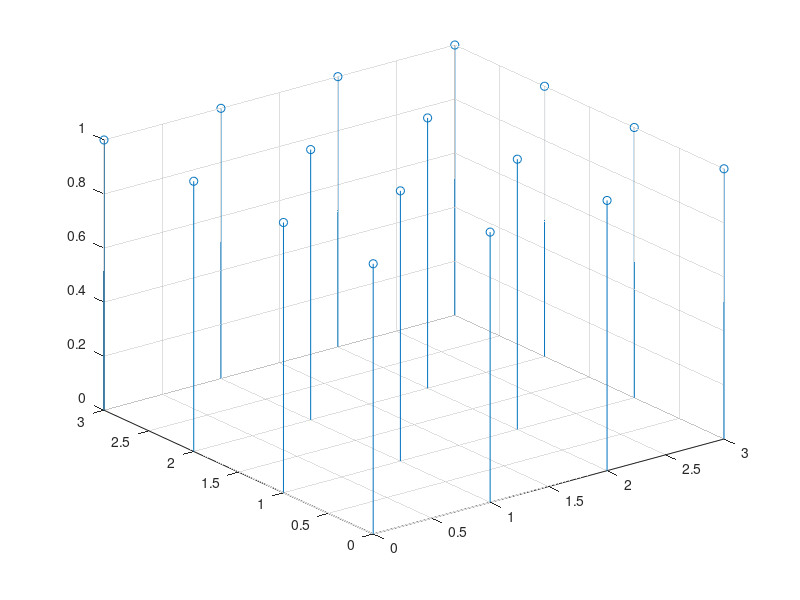
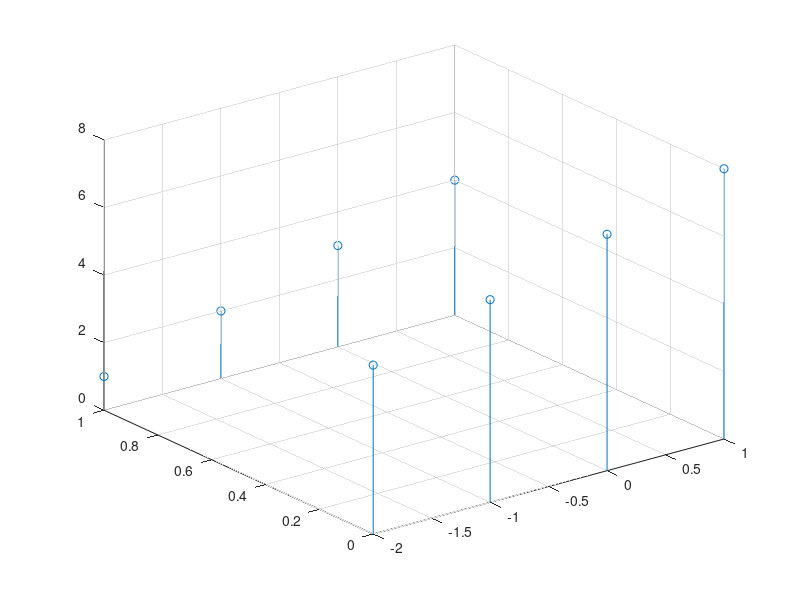
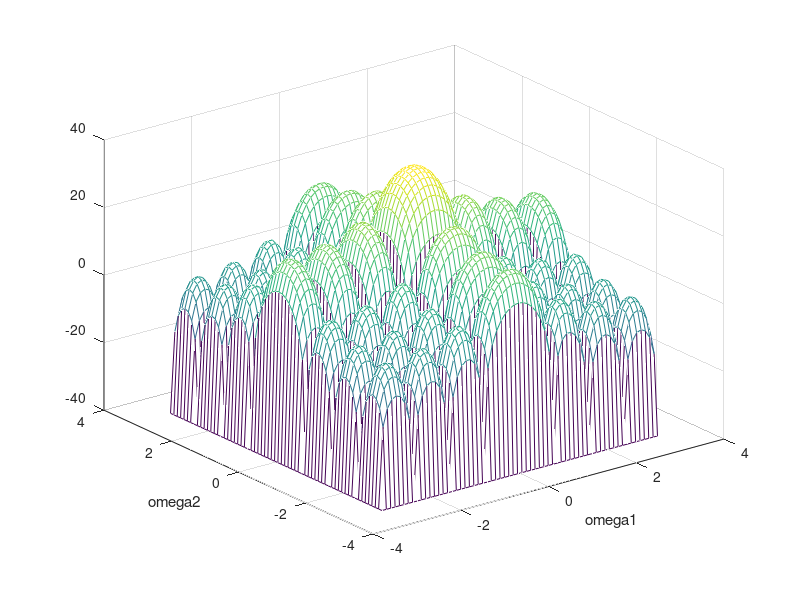

These charts were generated, in order, by the following MATLAB code: (Note: this script raises an error after producing the figures.)
%% pre assignment 1 Convolution

%data 2d in  space origin to matrix 1 conversion
clc;close all;clear all
 n1x=0:3;n2x=0:3;
[xx,yx]=meshgrid(n1x,n2x);
x=ones(length(n1x),length(n2x));
stem3(xx,yx,x); %input signal

n1h=-2:1;n2h=0:1;
[xh,yh]=meshgrid(n1h,n2h);
h=zeros(size(xh));
 h(1,1:4)=[5 6 7 8]; 
 h(2,1:4)=[1 2 3 4]; %colunms in matrix rows in space
  figure
stem3(xh,yh,h) %impulse signal
 y=conv2(x,h) %zero paddding conv
 
 display(y)
  n2o=0-2:3-2+2-1;n1o=0-2:3-2+4-1;
[xo,yo]=meshgrid(n1o,n2o);
figure
stem3(xo,yo,y);
% %seperability square shape with input sepration 4*1 and 1*4
%can we seperate input signal instead of impulse for compuatations
% y1=conv2(x(1,1:4),h)
% y2=conv2(x(1:4,1),y1)

%% Task 1 zero padding changes everything 
%impulse orgigin center
clc;clear all;close all;
x = ones(4); % Input signal
h = [5 6 7 8;1 2 3 4]; % Impulse response
c=conv2(x,h,'full')
cinput=conv2(x,h,'same') %performs by keeping origin at center without rotating
%The filter2 function filters data by taking the 2-D convolution 
%of the input X and the coefficient matrix H rotated 180 degrees.
%Specifically, filter2(H,X,shape) is equivalent to conv2(X,rot90(H,2),shape).
%B = rot90(A,k) rotates array A counterclockwise by k*90 degrees, where k is an integer.
%180 degrees clock and anticlock both same
f=filter2(h,x)




%% pre assignment 2 Fourier Transform

%% pra 2a
clc;close all;clear all
N1=16;
N2=8;
x=ones(N1,N2);
F1=zeros(N1);
F2=zeros(N2);
for k1=0:N1-1
    for n1=0:N1-1
         F1(k1+1,n1+1)=exp(-j*2*pi*k1*n1/N1); %twiddle factor
    end
end

for k2=0:N2-1            
    for n2=0:N2-1
        F2(k2+1,n2+1)=exp(-j*2*pi*k2*n2/N2);
        end;
end;

X=F1*x*F2;
Xa=abs(X)
X2=fft2(x)

%% pra 2b
N1=8;
N2=8;
w=ones(N1,N2);
W=fft2(w)

%% pra 2c
clc;close all;clear all
N1=8;
N2=8;
l1=1;l2=2;
w1=2*pi*l1/(N1);
w2=2*pi*l2/(N2);
n1=0:N1-1;n2=0:N2-1;
[n1,n2]=meshgrid(n1,n2)
x=cos(w1*n1+w2*n2)









%% task 2 fourier transform

%% 2a
clc;close all;clear all
N1=16;
N2=8;
x=ones(N1,N2);
F1=zeros(N1);
F2=zeros(N2);
for k1=0:N1-1
    for n1=0:N1-1
         F1(k1+1,n1+1)=exp(-j*2*pi*k1*n1/N1); %twiddle factor
    end
end

for k2=0:N2-1            
    for n2=0:N2-1
        F2(k2+1,n2+1)=exp(-j*2*pi*k2*n2/N2);
        end;
end;

X=F1*x*F2;
Xa=abs(X)
X2=fft2(x)

%% 2b
clc;close all;clear all
N1=8;
N2=8;
x=ones(N1,N2);
X=fft2(x,64,64);
ax=-pi:2*pi/63:pi;
colormap('default')
mesh(ax,ax,20*log10(abs(fftshift(X'))+0.01)) 
% the constant 0.01 will render a floor at -40dB
xlabel('omega1')
ylabel('omega2')


%% filter response
clc;close all;clear all
load hlp1.mat
N1=9;N2=9;
H=fft2(h,64,64)
ax=-pi:2*pi/63:pi;
colormap('default')
mesh(ax,ax,20*log10(abs(fftshift(H'))+0.01)) 
% the constant 0.01 will render a floor at -40dB
xlabel('omega1')
ylabel('omega2')


%% 2c

clc;close all;clear all
N1=64;
N2=64;
l1=8;l2=16;
w1=2*pi*l1/(N1);
w2=2*pi*l2/(N2);
n1=0:N1-1;n2=0:N2-1;
[n1,n2]=meshgrid(n1,n2)
x=cos(w1*n1+w2*n2)

figure
imshow(x); 
A=fft2(x); 
figure
mesh(20*log10(abs(fftshift(A'))+0.01));

%%
clc;close all;clear all
N1=8;
N2=8;
l1=1;l2=2;
w1=2*pi*l1/(N1);
w2=2*pi*l2/(N2);
n1=0:N1-1;n2=0:N2-1;
[n1,n2]=meshgrid(n1,n2)
x=cos(w1*n1+w2*n2)

figure
imshow(x); 
A=fft2(x,64,64); 
figure
mesh(20*log10(abs(fftshift(A'))+0.01));

%%
clc;close all;clear all
N1=16;
N2=16;
l1=2;l2=4;
w1=2*pi*l1/(N1);
w2=2*pi*l2/(N2);
n1=0:N1-1;n2=0:N2-1;
[n1,n2]=meshgrid(n1,n2)
x=cos(w1*n1+w2*n2)

figure
imshow(x); 
A=fft2(x,64,64); 
figure
mesh(20*log10(abs(fftshift(A'))+0.01));

%% 2d
clc;clear all;close all;
load mandrill;
I=ind2gray(X,map);
I=I(1:128,120:120+256-1) %scaled by 128 to 256
%to get middle eyes started at 120
figure
imshow(I);%original image scaled
Ib=fft2(I).*exp(j*2*pi*rand(128,256));
inv=real(ifft2(Ib))
% inv=mat2gray(inv);
figure
imshow(mat2gray(inv))
%amplitude magnitude change
If=fft2(I)./abs(fft2(I));
invf=real(ifft2(If))
% inv=mat2gray(inv);
figure
imshow(mat2gray(invf))


%phase
%% 3 filtering

%% 3a
clc;close all;clear all
N1=480;
N2=500;
l1=1;l2=2;
w1=2*pi*l1/(N1);
w2=2*pi*l2/(N2);
n1=0:N1-1;n2=0:N2-1;
[n1,n2]=meshgrid(n1,n2);
xn=cos(w1*n1+w2*n2); %signal cosine

% load hlp1.mat
load hlp2.mat
N1=8;N2=8;
Hh=fft2(h,64,64)
ax=-pi:2*pi/63:pi;
colormap('default')
mesh(ax,ax,20*log10(abs(fftshift(Hh'))+0.01)) %filter response
% the constant 0.01 will render a floor at -40dB
xlabel('omega1')
ylabel('omega2')

load mandrill
 I=ind2gray(X,map); %grayscale
 a=I;
o=filter2(h,a);
figure
imshow(mat2gray(o)) %intesntity matrix

%% 
clc;
clear all;
close all;
load mandrill
figure 
I=ind2gray(X,map); 
I=I(1:128,120:120+256-1); 
imshow(I); 
load hlp1.mat 
Z=filter2(h,I);
figure
imshow(mat2gray(Z)); 
load hlp2.mat 
Z1=filter2(h,I); 
figure
imshow(mat2gray(Z1));
load hhp1.mat 
Z2=filter2(h,I);
figure
imshow(mat2gray(Z2)); 
load hhp2.mat
Z3=filter2(h,I); 
figure
imshow(mat2gray(Z3));
load hk.mat 
Z4=filter2(h,I); 
figure
imshow(mat2gray(Z4));

%%

clc;
clear all;
close all;
load mandrill; 
I=ind2gray(X,map);
I=I(1:128,128:128+256-1); 
N1=128; 
N2=256; 
w1=2*pi/8; 
w2=2*pi/4; 
n1=(0:N1-1)'*ones(1,N2);
n2=ones(N1,1)*(0:N2-1);
x=cos(w1*n1+w2*n2);
In=I+x; 
imshow(mat2gray(In)); 
load hlp1
Hf=20*log(abs(fftshift(fft2(h,64,64)))+0.01)./2.303; 
ax=-pi:(2*pi)/63:pi;
figure
mesh(ax,ax,Hf);  
Z=filter2(h,In); 
figure
imshow(mat2gray(Z)); 
load hlp2 
Hf=20*log(abs(fftshift(fft2(h,64,64)))+0.01)./2.303; 
ax=-pi:(2*pi)/63:pi;
figure
mesh(ax,ax,Hf);  
Z=filter2(h,In); 
figure
imshow(mat2gray(Z)); 
load hhp1 
Hf=20*log(abs(fftshift(fft2(h,64,64)))+0.01)./2.303; 
ax=-pi:(2*pi)/63:pi;
figure
mesh(ax,ax,Hf);  
Z=filter2(h,In); 
figure
imshow(mat2gray(Z)); 
load hhp2 
Hf=20*log(abs(fftshift(fft2(h,64,64)))+0.01)./2.303;
ax=-pi:(2*pi)/63:pi;
figure
mesh(ax,ax,Hf); 
Z=filter2(h,In); 
figure
imshow(mat2gray(Z)); 
load hk 
Hf=20*log(abs(fftshift(fft2(h,64,64)))+0.01)./2.303;
ax=-pi:(2*pi)/63:pi;
figure
mesh(ax,ax,Hf); 
Z=filter2(h,In); 
figure
imshow(mat2gray(Z)); 
